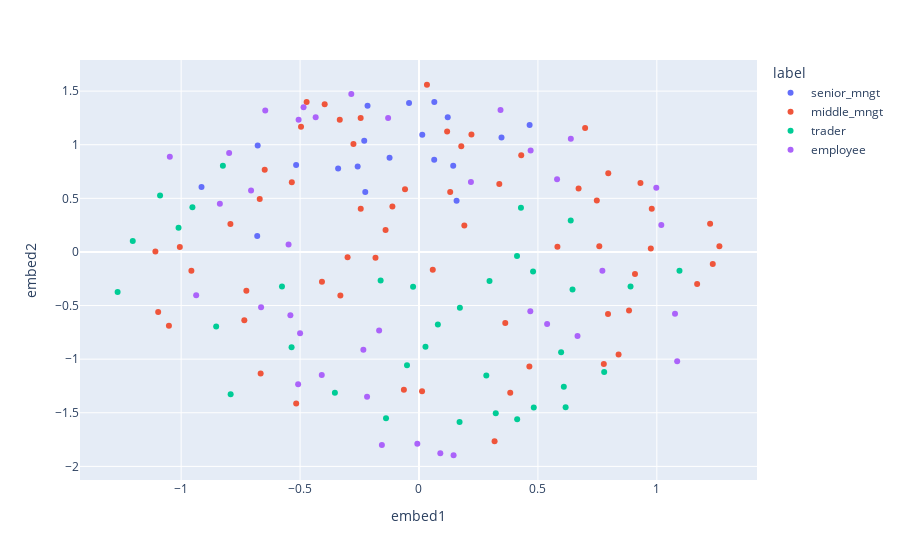

Notebook code for this chart:
### Code cell
algo = GraphCaseWrapper
embed_gc2, tbl_gc2 = calculate_graphcase_embedding(
    G2, algo.LOCATION, params=algo.COMP_PARAMS, verbose=False, algo=algo
)
plotly_embedding(tbl_gc2)

### Figure 1 — Plotly figure (JSON) as saved in the notebook; plotly's stock layout.template omitted (floating-point values rounded to 4 significant figures; data arrays with more than 128 entries replaced by an {"elided": "..."} marker saying what was removed)
{"data": [{"customdata": [[0, "senior_mngt", 0], [15, "senior_mngt", 0], [21, "senior_mngt", 0], [26, "senior_mngt", 0], [32, "senior_mngt", 0], [37, "senior_mngt", 0], [50, "senior_mngt", 0], [57, "senior_mngt", 0], [64, "senior_mngt", 0], [65, "senior_mngt", 0], [66, "senior_mngt", 0], [81, "senior_mngt", 0], [95, "senior_mngt", 0], [109, "senior_mngt", 0], [111, "senior_mngt", 0], [119, "senior_mngt", 0], [122, "senior_mngt", 0], [134, "senior_mngt", 0], [145, "senior_mngt", 0]], "hovertemplate": "label=%{customdata[1]}<br>embed1=%{x}<br>embed2=%{y}<br>id=%{customdata[0]}<br>label_id=%{customdata[2]}<extra></extra>", "legendgroup": "senior_mngt", "marker": {"color": "#636efa", "symbol": "circle"}, "mode": "markers", "name": "senior_mngt", "orientation": "v", "showlegend": true, "type": "scatter", "x": [0.06393, 0.1208, 0.01375, 0.4651, -0.2258, -0.6802, -0.1238, 0.06446, -0.5166, -0.04184, -0.2163, 0.1581, 0.3469, -0.6782, -0.2303, 0.1439, -0.34, -0.9143, -0.2579], "xaxis": "x", "y": [0.8607, 1.256, 1.093, 1.185, 0.5591, 0.1482, 0.8774, 1.398, 0.8113, 1.39, 1.363, 0.4778, 1.067, 0.992, 1.036, 0.8033, 0.7793, 0.606, 0.7973], "yaxis": "y"}, {"customdata": {"elided": "60x3 mixed values"}, "hovertemplate": "label=%{customdata[1]}<br>embed1=%{x}<br>embed2=%{y}<br>id=%{customdata[0]}<br>label_id=%{customdata[2]}<extra></extra>", "legendgroup": "middle_mngt", "marker": {"color": "#EF553B", "symbol": "circle"}, "mode": "markers", "name": "middle_mngt", "orientation": "v", "showlegend": true, "type": "scatter", "x": [0.8392, -0.4724, 0.03348, -0.05881, -1.108, -0.2449, 0.758, -0.7344, -0.2453, 0.9787, 0.3376, -0.7929, 0.9747, -0.1406, -0.5348, 0.1778, 0.7476, 0.1906, -0.5163, 0.7948, 1.263, -0.2756, 0.7958, 0.9311, 1.224, 0.883, -0.496, -0.6487, -0.3965, -0.6657, -0.3305, 0.671, 0.4641, 0.5821, -0.7258, 0.1183, 0.9081, 0.05798, 0.3628, -0.6697, -0.1829, 0.4298, -0.3331, 0.3178, 0.777, 1.169, 0.1312, 0.6984, -0.3002, -0.06349, 0.2205, 0.01281, -1.006, -1.097, 1.235, -0.957, -0.1118, -1.051, -0.408, 0.3836], "xaxis": "x", "y": [-0.9555, 1.399, 1.559, 0.5839, 0.004338, 0.4019, 0.05406, -0.6382, 1.249, 0.4023, 0.6328, 0.2606, 0.0312, 0.204, 0.6493, 0.9865, 0.4791, 0.2475, -1.414, -0.5791, 0.05192, 1.006, 0.7341, 0.6438, 0.2639, -0.5454, 1.168, 0.7672, 1.378, -1.133, -0.4072, 0.5917, -1.069, 0.0489, -0.3609, 1.124, -0.2051, -0.1655, -0.6635, 0.4947, -0.05517, 0.9012, 1.233, -1.767, -1.044, -0.2997, 0.5588, 1.156, -0.04999, -1.285, 1.096, -1.298, 0.04541, -0.5592, -0.1132, -0.1752, 0.4228, -0.6892, -0.2774, -1.314], "yaxis": "y"}, {"customdata": [[3, "trader", 2], [5, "trader", 2], [9, "trader", 2], [20, "trader", 2], [22, "trader", 2], [24, "trader", 2], [27, "trader", 2], [36, "trader", 2], [39, "trader", 2], [53, "trader", 2], [59, "trader", 2], [61, "trader", 2], [63, "trader", 2], [74, "trader", 2], [80, "trader", 2], [85, "trader", 2], [88, "trader", 2], [91, "trader", 2], [92, "trader", 2], [96, "trader", 2], [105, "trader", 2], [116, "trader", 2], [118, "trader", 2], [121, "trader", 2], [124, "trader", 2], [126, "trader", 2], [127, "trader", 2], [128, "trader", 2], [129, "trader", 2], [133, "trader", 2], [136, "trader", 2], [137, "trader", 2], [139, "trader", 2], [142, "trader", 2], [143, "trader", 2]], "hovertemplate": "label=%{customdata[1]}<br>embed1=%{x}<br>embed2=%{y}<br>id=%{customdata[0]}<br>label_id=%{customdata[2]}<extra></extra>", "legendgroup": "trader", "marker": {"color": "#00cc96", "symbol": "circle"}, "mode": "markers", "name": "trader", "orientation": "v", "showlegend": true, "type": "scatter", "x": [0.4121, 0.7787, 1.095, 0.3228, 0.1705, 0.5975, 0.6455, 0.8894, 0.4287, -0.1387, 0.283, 0.6165, -0.3536, 0.4128, -1.203, -0.5761, 0.6089, -0.05044, 0.02722, -0.8245, -0.1613, -0.02482, -1.089, 0.07927, 0.6379, -0.7919, 0.1719, 0.4797, 0.2965, -0.8528, -1.267, -0.5357, -1.011, 0.4826, -0.9527], "xaxis": "x", "y": [-0.0377, -1.119, -0.1744, -1.504, -1.585, -0.9356, -0.3492, -0.3231, 0.4131, -1.551, -1.152, -1.448, -1.313, -1.56, 0.1016, -0.3232, -1.256, -1.057, -0.8853, 0.8028, -0.2654, -0.3252, 0.5263, -0.6773, 0.2931, -1.326, -0.5215, -0.1815, -0.2712, -0.6955, -0.3743, -0.8884, 0.2259, -1.451, 0.4178], "yaxis": "y"}, {"customdata": [[6, "employee", 3], [8, "employee", 3], [10, "employee", 3], [11, "employee", 3], [12, "employee", 3], [16, "employee", 3], [17, "employee", 3], [18, "employee", 3], [23, "employee", 3], [29, "employee", 3], [30, "employee", 3], [35, "employee", 3], [38, "employee", 3], [43, "employee", 3], [45, "employee", 3], [46, "employee", 3], [47, "employee", 3], [52, "employee", 3], [54, "employee", 3], [58, "employee", 3], [73, "employee", 3], [76, "employee", 3], [77, "employee", 3], [79, "employee", 3], [82, "employee", 3], [86, "employee", 3], [89, "employee", 3], [93, "employee", 3], [100, "employee", 3], [102, "employee", 3], [106, "employee", 3], [108, "employee", 3], [110, "employee", 3], [112, "employee", 3], [130, "employee", 3], [138, "employee", 3], [149, "employee", 3]], "hovertemplate": "label=%{customdata[1]}<br>embed1=%{x}<br>embed2=%{y}<br>id=%{customdata[0]}<br>label_id=%{customdata[2]}<extra></extra>", "legendgroup": "employee", "marker": {"color": "#ab63fa", "symbol": "circle"}, "mode": "markers", "name": "employee", "orientation": "v", "showlegend": true, "type": "scatter", "x": [-0.2846, -0.2339, -0.8372, -0.5407, -0.9368, -0.4344, -0.156, -0.007, -1.048, -0.5, 0.08964, -0.7061, -0.5062, 0.4681, -0.7982, -0.2183, 1.019, -0.5484, 0.9977, 0.7711, -0.6639, -0.1298, 0.4694, 0.2183, 0.5387, 0.5805, -0.5082, 0.3428, 0.6384, -0.6464, 0.6665, -0.4854, 1.085, 0.1454, -0.1676, 1.076, -0.4088], "xaxis": "x", "y": [1.473, -0.9116, 0.4505, -0.5904, -0.4046, 1.256, -1.799, -1.788, 0.8883, -0.7581, -1.877, 0.5722, 1.234, -0.5533, 0.9232, -1.35, 0.2516, 0.0686, 0.5996, -0.1766, -0.5152, 1.249, 0.9462, 0.6531, -0.672, 0.6788, -1.235, 1.324, 1.057, 1.319, -0.784, 1.349, -1.018, -1.896, -0.7325, -0.5757, -1.148], "yaxis": "y"}], "layout": {"legend": {"title": {"text": "label"}, "tracegroupgap": 0}, "margin": {"t": 60}, "xaxis": {"anchor": "y", "domain": [0, 1], "title": {"text": "embed1"}}, "yaxis": {"anchor": "x", "domain": [0, 1], "title": {"text": "embed2"}}}}
